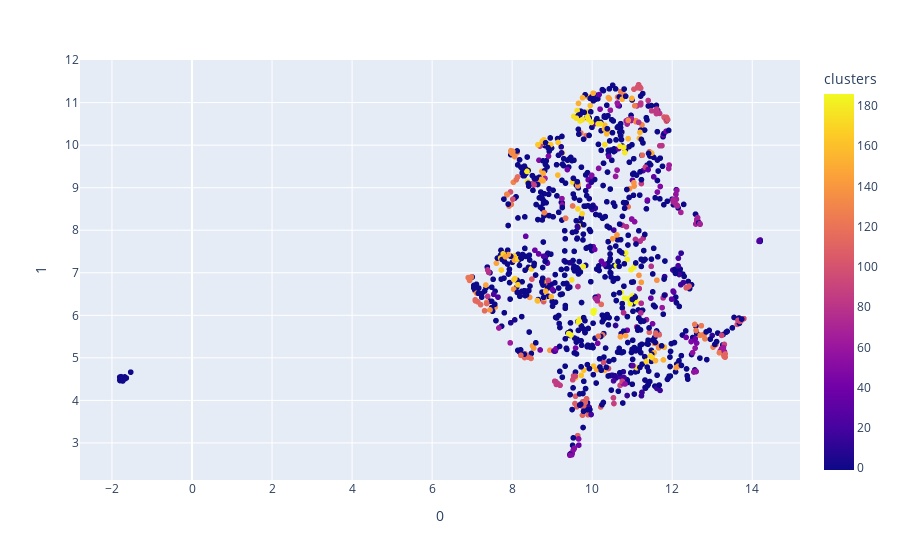

Notebook cell for this chart:
### Markdown cell above
# Clustering PCA and UMAP results without removing outliers

### Code cell
#Cluster Original Data without Dim Reduction
hdb = HDBSCAN(min_cluster_size=2)
hdb.fit(cheese_df[feature_list])

pca = PCA(n_components=50)
pca_array = pca.fit_transform(cheese_df[feature_list])
pca_df = pd.DataFrame(pca_array)
umapReducer = umap.UMAP(n_components=2)
umap_pca_df = pd.DataFrame(umapReducer.fit_transform(pca_df[pca_df.columns]))
umap_pca_df = pd.concat([umap_pca_df, df], axis=1)
umap_pca_df['clusters'] = hdb.labels_
fig = px.scatter(umap_pca_df, x=0, y=1, color='clusters', hover_name='cheese', hover_data=['color', 'country', 'aroma', 'rind', 'texture', 'milk', 'vegan', 'clusters'])
fig.show()

### Figure 1 — Plotly figure (JSON) as saved in the notebook; plotly's stock layout.template omitted (floating-point values rounded to 4 significant figures; data arrays with more than 128 entries replaced by an {"elided": "..."} marker saying what was removed)
{"data": [{"customdata": {"elided": "1187x8 mixed values"}, "hovertemplate": "<b>%{hovertext}</b><br><br>0=%{x}<br>1=%{y}<br>color=%{customdata[0]}<br>country=%{customdata[1]}<br>aroma=%{customdata[2]}<br>rind=%{customdata[3]}<br>texture=%{customdata[4]}<br>milk=%{customdata[5]}<br>vegan=%{customdata[6]}<br>clusters=%{marker.color}<extra></extra>", "hovertext": {"elided": "1187 str values"}, "legendgroup": "", "marker": {"color": {"elided": "1187 int values"}, "coloraxis": "coloraxis", "symbol": "circle"}, "mode": "markers", "name": "", "showlegend": false, "type": "scattergl", "x": {"elided": "1187 float values"}, "xaxis": "x", "y": {"elided": "1187 float values"}, "yaxis": "y"}], "layout": {"coloraxis": {"colorbar": {"title": {"text": "clusters"}}, "colorscale": [[0, "#0d0887"], [0.1111, "#46039f"], [0.2222, "#7201a8"], [0.3333, "#9c179e"], [0.4444, "#bd3786"], [0.5556, "#d8576b"], [0.6667, "#ed7953"], [0.7778, "#fb9f3a"], [0.8889, "#fdca26"], [1, "#f0f921"]]}, "legend": {"tracegroupgap": 0}, "margin": {"t": 60}, "xaxis": {"anchor": "y", "domain": [0, 1], "title": {"text": "0"}}, "yaxis": {"anchor": "x", "domain": [0, 1], "title": {"text": "1"}}}}
